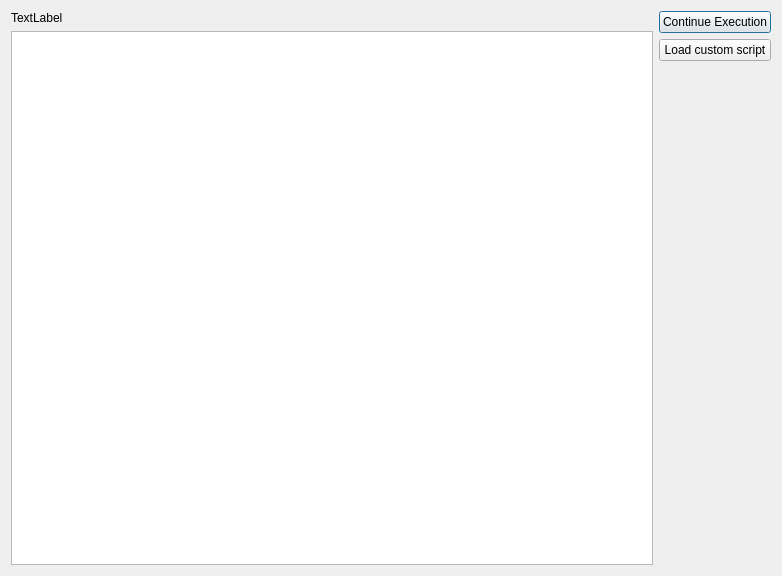
<?xml version="1.0" encoding="UTF-8"?>
<ui version="4.0">
 <class>BreakPointManagerDialog</class>
 <widget class="QDialog" name="BreakPointManagerDialog">
  <property name="geometry">
   <rect>
    <x>0</x>
    <y>0</y>
    <width>782</width>
    <height>576</height>
   </rect>
  </property>
  <property name="windowTitle">
   <string>Dialog</string>
  </property>
  <layout class="QHBoxLayout" name="horizontalLayout">
   <item>
    <layout class="QVBoxLayout" name="verticalLayout_2">
     <item>
      <widget class="QLabel" name="loadedScript">
       <property name="text">
        <string>TextLabel</string>
       </property>
      </widget>
     </item>
     <item>
      <widget class="QListView" name="listView">
       <property name="editTriggers">
        <set>QAbstractItemView::NoEditTriggers</set>
       </property>
      </widget>
     </item>
    </layout>
   </item>
   <item>
    <layout class="QVBoxLayout" name="verticalLayout">
     <property name="sizeConstraint">
      <enum>QLayout::SetFixedSize</enum>
     </property>
     <item>
      <widget class="QPushButton" name="ContinueButton">
       <property name="text">
        <string>Continue Execution</string>
       </property>
      </widget>
     </item>
     <item>
      <widget class="QPushButton" name="pushButton">
       <property name="text">
        <string>Load custom script</string>
       </property>
      </widget>
     </item>
     <item>
      <spacer name="verticalSpacer">
       <property name="orientation">
        <enum>Qt::Vertical</enum>
       </property>
       <property name="sizeHint" stdset="0">
        <size>
         <width>20</width>
         <height>40</height>
        </size>
       </property>
      </spacer>
     </item>
    </layout>
   </item>
  </layout>
 </widget>
 <resources/>
 <connections/>
</ui>
